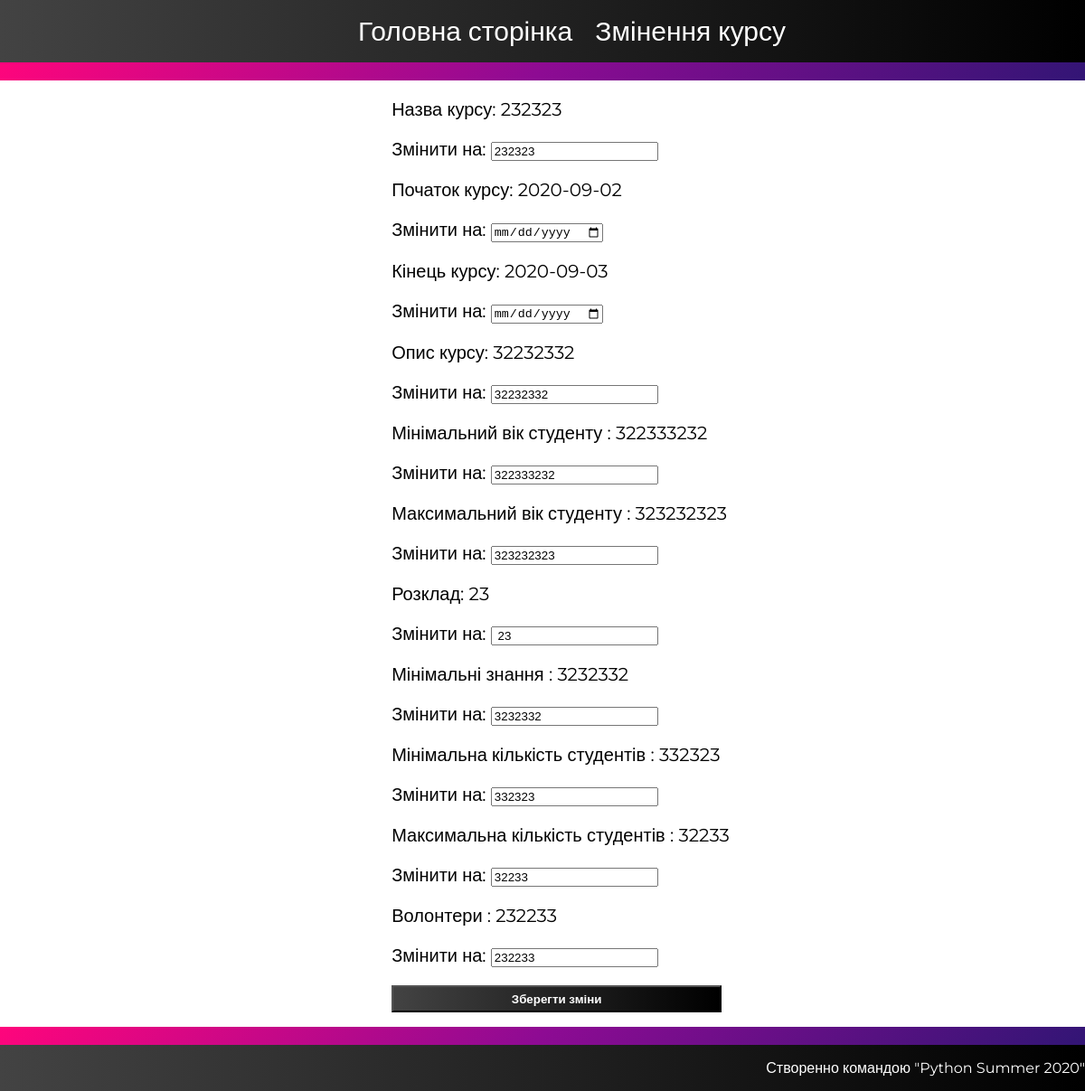
The app's page /course/edit/1, older data.
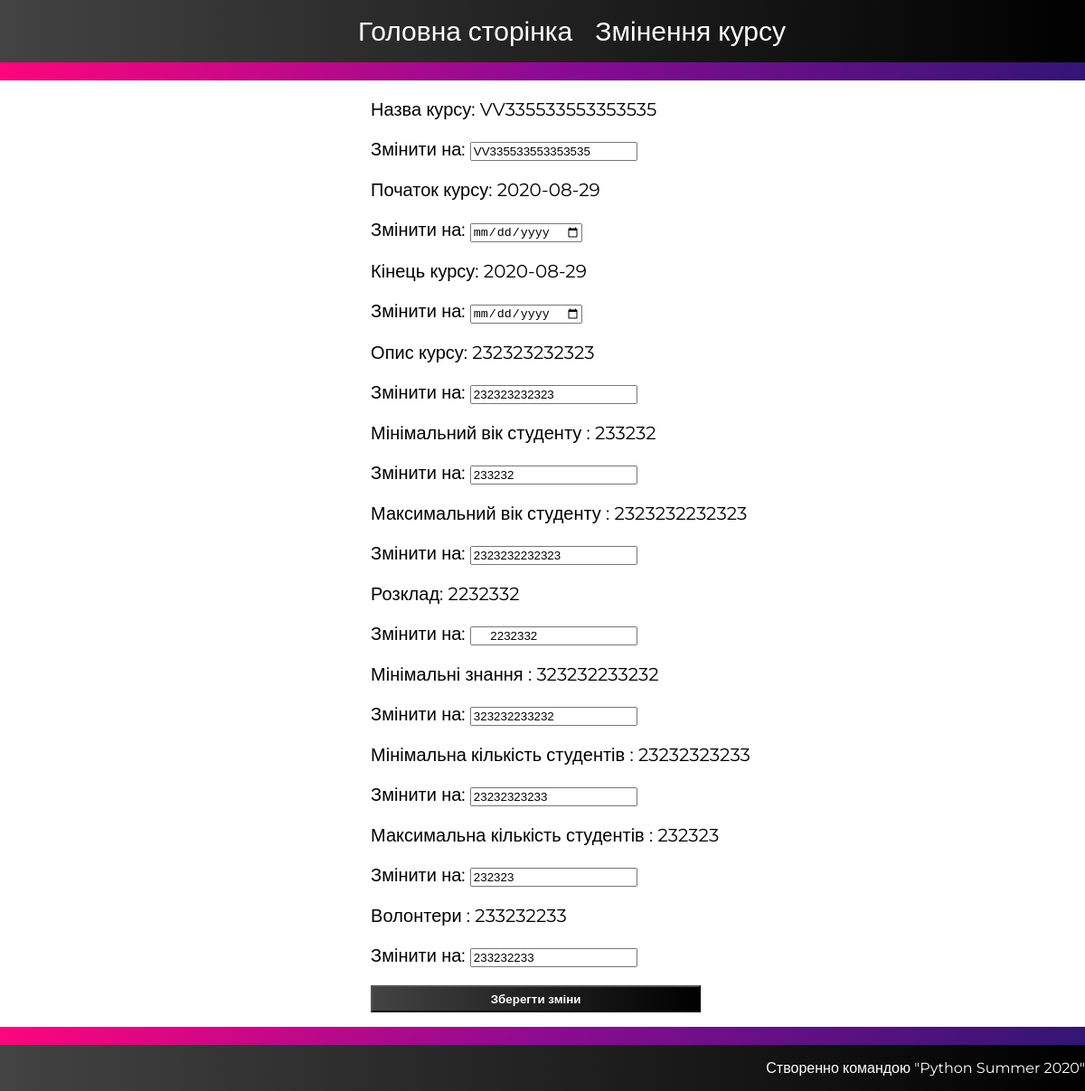
The same page, newer data.
### tables this page shows
CREATE TABLE course (
    author_id INTEGER NOT NULL,
    id  INTEGER  PRIMARY KEY,  
    name TEXT NOT NULL, 
    start_date DATE NOT NULL,
    descr TEXT NOT NULL,
    students_id TEXT ,
    volunteers  TEXT NOT NULL,
    min_age INTEGER NOT NULL,
    max_age INTEGER NOT NULL,
    end_date DATE NOT NULL,
    min_people INTEGER NOT NULL,
    max_people INTEGER NOT NULL,
    schedule TEXT NOT NULL,
    min_knowledge TEXT NOT NULL,
    FOREIGN KEY (author_id) REFERENCES user_tab (id),
    FOREIGN KEY (students_id) REFERENCES user_tab (id)
);

### flaskr/main.py (the view)
@bp.route('course/edit/<int:course_id>', methods=("GET",))
def course_edit_(course_id):
    if request.method == 'GET':
        db = get_db()
        courses = db.execute(
        'SELECT id,name, start_date, descr, students_id, author_id,volunteers,min_age,max_age,end_date,min_people,max_people,schedule,min_knowledge'
        ' FROM course '
        ).fetchall()
        return render_template("course_edit.html",course_id=course_id,courses=courses)

### flaskr/auth.py (called while the page is built)
@bp.before_app_request
def load_logged_in_user():
    user_id = session.get('user_id')
    if user_id is None:
        g.user = None
    else:
        g.user = get_db().execute(
            'SELECT * FROM user_tab WHERE id = ?', (user_id,)
        ).fetchone()

### flaskr/db.py (called while the page is built)
def get_db():
    if 'db' not in g:
        g.db = sqlite3.connect(
            current_app.config['DATABASE'],
            detect_types=sqlite3.PARSE_DECLTYPES
        )
        g.db.row_factory = sqlite3.Row
    return g.db

### flaskr/templates/course_edit.html (shortened to what this page needs)
<!DOCTYPE html>
<html lang="en">
<head>
</head>
<body>
    <header>
        <ul>
            <li><a href="{{url_for('home')}}">Головна сторінка</a></li>
            <li><a href="">Змінення курсу</a></li>
        </ul>
    </header>
    <div class="background">
    </div>
    {% for courses in courses %}
    {% if courses['id']==course_id%}
    <div class="data">
        <form method="post" action="/course/{{course_id}}/edit" class="course_edit">
            <ul>
                <li>
                    <p>Назва курсу: {{courses['name']}}
                    <p>Змінити на: <input id="course_name" name="course_name" value="{{courses['name']}}"></p>
                </li>
                <li>
                    <p>Початок курсу: {{courses['start_date']}} </p>
                    <p>Змінити на: <input id="course_start" type="date" name="course_start" value=" {{courses['start_date']}}"></p>
                </li>
                <li>
                    <p>Кінець курсу: {{courses['end_date']}}</p>
                    <p>Змінити на: <input id="course_end" type="date" name="course_end" value=" {{courses['end_date']}}"></p>
                </li>
                <li>
                    <p>Опис курсу: {{courses['descr']}} </p>
                    <p>Змінити на: <input id="course_descr" type="text" name="course_descr" value="{{courses['descr']}}"></p>
                </li>
                <li>
                    <p>Мінімальний вік студенту :  {{courses['min_age']}}</p>
                    <p>Змінити на: <input id="min_age" type="text" name="min_age" value="{{courses['min_age']}}"></p>
                </li>
                <li>
                    <p>Максимальний вік студенту :  {{courses['max_age']}} </p>
                    <p>Змінити на: <input id="max_age" name="max_age" type="text" value="{{courses['max_age']}}"></p>
                </li>
                <li>
                    <p>Розклад: {{courses['schedule']}}</p>
                    <p>Змінити на: <input id="schedule" name="schedule" type="text " value=" {{courses['schedule']}}"></p>
                </li>
                <li>
                    <p>Мінімальні знання : {{courses['min_knowledge']}}</p>
                    <p>Змінити на: <input id="min_skills" name="min_skills" type="text " value="{{courses['min_knowledge']}}"></p>
                </li>
                <li>
                    <p>Мінімальна кількість студентів : {{courses['min_people']}}</p>
                    <p>Змінити на: <input id="min_students" name="min_students" type="text " value="{{courses['min_people']}}"></p>
                </li>
                <li>
                    <p>Максимальна кількість студентів : {{courses['max_people']}}</p>
                    <p>Змінити на: <input id="max_students" name="max_students" type="text " value="{{courses['max_people']}}"></p>
                </li>
                <li>
                    <p>Волонтери : {{courses['volunteers']}}</p>
                    <p>Змінити на: <input id="volunteers" name="volunteers" type="text" value="{{courses['volunteers']}}"></p>
                </li>
                <li>
                    <button style="width:365px;height:30px; font-family: 'Montserrat', sans-serif;"><b>Зберегти
                            зміни</b></button>
                </li>
            </ul>
        </form>
    </div>
    {% endif %}
    {% endfor %}
    <div class="background">
    </div>
    <footer>
        <p>Створенно командою "Python Summer 2020"</p>
    </footer>
</body>
</html>

Row changes from the older to the newer data that the page shows:
changed course: name "232323" → "VV335533553353535"; course_name "232323" → "VV335533553353535"; start_date "2020-09-02" → "2020-08-29"; end_date "2020-09-03" → "2020-08-29"; descr "32232332" → "232323232323"; course_descr "32232332" → "232323232323"; min_age "322333232" → "233232"; max_age "323232323" → "2323232232323"; schedule "23" → "2232332"; min_knowledge "3232332" → "323232233232"; min_skills "3232332" → "323232233232"; min_people "332323" → "23232323233"; min_students "332323" → "23232323233"; max_people "32233" → "232323"; max_students "32233" → "232323"; volunteers "232233" → "233232233"
